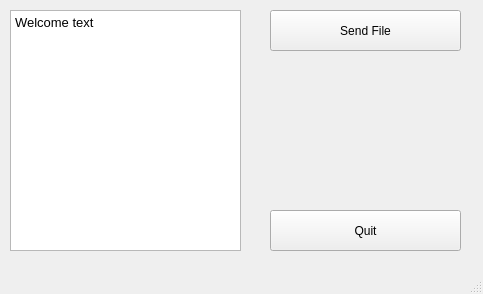
<?xml version="1.0" encoding="UTF-8"?>
<ui version="4.0">
 <class>server</class>
 <widget class="QMainWindow" name="server">
  <property name="geometry">
   <rect>
    <x>0</x>
    <y>0</y>
    <width>483</width>
    <height>294</height>
   </rect>
  </property>
  <property name="windowTitle">
   <string>server</string>
  </property>
  <widget class="QWidget" name="centralwidget">
   <widget class="QPushButton" name="QuitButton">
    <property name="geometry">
     <rect>
      <x>270</x>
      <y>210</y>
      <width>191</width>
      <height>41</height>
     </rect>
    </property>
    <property name="text">
     <string>Quit</string>
    </property>
   </widget>
   <widget class="QTextBrowser" name="textBrowser">
    <property name="geometry">
     <rect>
      <x>10</x>
      <y>10</y>
      <width>231</width>
      <height>241</height>
     </rect>
    </property>
    <property name="font">
     <font>
      <pointsize>16</pointsize>
     </font>
    </property>
    <property name="html">
     <string>&lt;!DOCTYPE HTML PUBLIC &quot;-//W3C//DTD HTML 4.0//EN&quot; &quot;http://www.w3.org/TR/REC-html40/strict.dtd&quot;&gt;
&lt;html&gt;&lt;head&gt;&lt;meta name=&quot;qrichtext&quot; content=&quot;1&quot; /&gt;&lt;meta charset=&quot;utf-8&quot; /&gt;&lt;style type=&quot;text/css&quot;&gt;
p, li { white-space: pre-wrap; }
hr { height: 1px; border-width: 0; }
li.unchecked::marker { content: &quot;\2610&quot;; }
li.checked::marker { content: &quot;\2612&quot;; }
&lt;/style&gt;&lt;/head&gt;&lt;body style=&quot; font-family:'Ubuntu'; font-size:16pt; font-weight:400; font-style:normal;&quot;&gt;
&lt;p style=&quot; margin-top:0px; margin-bottom:0px; margin-left:0px; margin-right:0px; -qt-block-indent:0; text-indent:0px;&quot;&gt;&lt;span style=&quot; font-size:10pt;&quot;&gt;Welcome text&lt;/span&gt;&lt;/p&gt;&lt;/body&gt;&lt;/html&gt;</string>
    </property>
   </widget>
   <widget class="QPushButton" name="sendFileButton">
    <property name="geometry">
     <rect>
      <x>270</x>
      <y>10</y>
      <width>191</width>
      <height>41</height>
     </rect>
    </property>
    <property name="text">
     <string>Send File</string>
    </property>
   </widget>
  </widget>
  <widget class="QMenuBar" name="menubar">
   <property name="geometry">
    <rect>
     <x>0</x>
     <y>0</y>
     <width>483</width>
     <height>20</height>
    </rect>
   </property>
  </widget>
  <widget class="QStatusBar" name="statusbar"/>
 </widget>
 <resources/>
 <connections/>
</ui>
